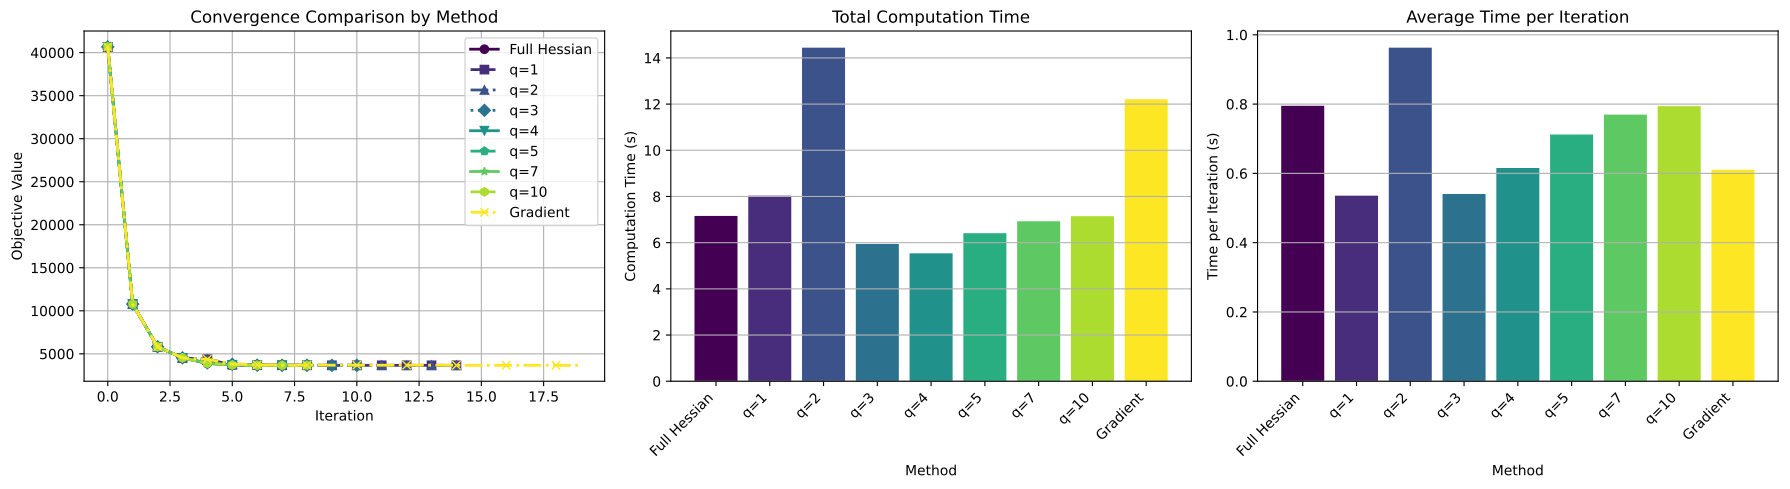

This figure's Python source:
from solver import NoTimestampSolver
import numpy as np
import matplotlib.pyplot as plt
import pandas as pd
import time

n = 30
n_iter = 20
np.random.seed(0)

waypoints = np.random.rand(n, 3)

travel_time = n

# Range of bands to test
band_values = [None, 1, 2, 3, 4, 5, 7, 10]
methods = band_values + ["grad"]  # Add gradient method

converged_costs = np.zeros((n_iter, len(methods)))
computation_times = np.zeros((n_iter, len(methods)))
intermediate_results_all = {}  # Store intermediate results for each method

for i in range(n_iter):
    # Test band-based methods
    for j, nb in enumerate(band_values):
        print(f"Testing with b={nb} bands...")
        solver = NoTimestampSolver(d=9, r=4, q=4, dimensions=3)

        start_time = time.time()
        obj, intermediate_results, intermediate_trajs = (
            solver.solve_backtracking_line_search(
                waypoints,
                travel_time,
                tau=0.5,
                c=0.5,
                intermediate_traj=False,
                bands=nb,
            )
        )
        end_time = time.time()

        converged_costs[i, j] = obj
        computation_times[i, j] = end_time - start_time

        # Store intermediate results
        if nb not in intermediate_results_all:
            intermediate_results_all[nb] = []
        intermediate_results_all[nb].append(intermediate_results)

        print(f"  Cost: {obj:.6f}, Time: {end_time - start_time:.3f}s")

    # Test gradient method
    print(f"Testing with gradient method...")
    solver = NoTimestampSolver(d=9, r=4, q=4, dimensions=3)

    start_time = time.time()
    obj, intermediate_results = solver.solve_backtracking_line_search_grad(
        waypoints,
        travel_time,
        tau=0.5,
        c=0.0,
    )
    end_time = time.time()

    grad_idx = len(band_values)
    converged_costs[i, grad_idx] = obj
    computation_times[i, grad_idx] = end_time - start_time

    # Store intermediate results
    if "grad" not in intermediate_results_all:
        intermediate_results_all["grad"] = []
    intermediate_results_all["grad"].append(intermediate_results)

    print(f"  Cost: {obj:.6f}, Time: {end_time - start_time:.3f}s")

# Prepare and export convergence data to CSV
csv_data = {}
max_iterations = max(
    max(len(res) for res in intermediate_results_all[method]) for method in methods
)

for method in methods:
    # Compute mean and std of intermediate results across all runs
    padded_results = []
    for res in intermediate_results_all[method]:
        padded = np.pad(res, (0, max_iterations - len(res)), "edge")
        padded_results.append(padded)

    padded_results = np.array(padded_results)
    mean_vals = np.mean(padded_results, axis=0)
    std_vals = np.std(padded_results, axis=0)

    if method == "grad":
        method_label = "grad"
    elif method is None:
        method_label = "qfull"
    else:
        method_label = f"q{method}"
    csv_data[f"{method_label}_mean"] = mean_vals
    csv_data[f"{method_label}_std"] = std_vals

csv_data["iteration"] = np.arange(max_iterations)
df = pd.DataFrame(csv_data)

# Reorder columns to have iteration first
columns_order = ["iteration"]
for method in methods:
    if method == "grad":
        method_label = "grad"
    elif method is None:
        method_label = "qfull"
    else:
        method_label = f"q{method}"
    columns_order.extend([f"{method_label}_mean", f"{method_label}_std"])
df = df[columns_order]

output_filename = f"bands_convergence_n{n}.csv"
df.to_csv(output_filename, index=False)
print(f"\nConvergence results exported to {output_filename}")

# Create figure with three subplots
fig, (ax1, ax2, ax3) = plt.subplots(1, 3, figsize=(18, 5))

# Plot convergence curves for selected methods (left plot)
methods_to_plot = [
    None,
    1,
    2,
    3,
    4,
    5,
    7,
    10,
    "grad",
]  # Include None (full Hessian) and gradient method
colors = plt.cm.viridis(np.linspace(0, 1, len(methods_to_plot)))
markers = ["o", "s", "^", "D", "v", "p", "*", "h", "x", "+"]
linestyles = ["-", "--", "-.", ":", "-", "--"]

for idx, method in enumerate(methods_to_plot):
    if method in intermediate_results_all:
        # Average the intermediate results across the n_iter runs
        max_len = max(len(res) for res in intermediate_results_all[method])
        avg_convergence = np.zeros(max_len)

        for res in intermediate_results_all[method]:
            padded = np.pad(res, (0, max_len - len(res)), "edge")
            avg_convergence += padded

        avg_convergence /= len(intermediate_results_all[method])

        if method == "grad":
            label = "Gradient"
        elif method is None:
            label = "Full Hessian"
        else:
            label = f"q={method}"
        ax1.plot(
            avg_convergence,
            label=label,
            linewidth=2,
            color=colors[idx],
            marker=markers[idx % len(markers)],
            markersize=6,
            markevery=max(1, len(avg_convergence) // 10),  # Show ~10 markers
            linestyle=linestyles[idx % len(linestyles)],
        )

ax1.set_xlabel("Iteration")
ax1.set_ylabel("Objective Value")
ax1.set_title("Convergence Comparison by Method")
ax1.legend()
ax1.grid(True)

# Plot computation time comparison (second plot) - bar chart
total_computation_times = []
method_labels_time = []

for idx, method in enumerate(methods):
    avg_time = np.mean(computation_times[:, idx])
    total_computation_times.append(avg_time)
    if method == "grad":
        label = "Gradient"
    elif method is None:
        label = "Full Hessian"
    else:
        label = f"q={method}"
    method_labels_time.append(label)

# Create bar plot for total computation time
x_pos_time = np.arange(len(method_labels_time))
colors_time = plt.cm.viridis(np.linspace(0, 1, len(method_labels_time)))
bars2 = ax2.bar(x_pos_time, total_computation_times, color=colors_time)
ax2.set_xlabel("Method")
ax2.set_ylabel("Computation Time (s)")
ax2.set_title("Total Computation Time")
ax2.set_xticks(x_pos_time)
ax2.set_xticklabels(method_labels_time, rotation=45, ha="right")
ax2.grid(True, axis="y")

# Plot computation time per iteration (third plot)
time_per_iteration = []
method_labels_plot = []

for idx, method in enumerate(methods):
    if method in intermediate_results_all:
        # Calculate average number of iterations
        avg_iterations = np.mean([len(res) for res in intermediate_results_all[method]])
        # Calculate average time per iteration
        avg_time = np.mean(computation_times[:, idx])
        avg_time_per_iter = avg_time / avg_iterations if avg_iterations > 0 else 0

        time_per_iteration.append(avg_time_per_iter)
        if method == "grad":
            label = "Gradient"
        elif method is None:
            label = "Full Hessian"
        else:
            label = f"q={method}"
        method_labels_plot.append(label)

# Create bar plot
x_pos = np.arange(len(method_labels_plot))
bars = ax3.bar(
    x_pos,
    time_per_iteration,
    color=(
        colors[: len(method_labels_plot)]
        if len(method_labels_plot) <= len(colors)
        else plt.cm.viridis(np.linspace(0, 1, len(method_labels_plot)))
    ),
)
ax3.set_xlabel("Method")
ax3.set_ylabel("Time per Iteration (s)")
ax3.set_title("Average Time per Iteration")
ax3.set_xticks(x_pos)
ax3.set_xticklabels(method_labels_plot, rotation=45, ha="right")
ax3.grid(True, axis="y")

plt.tight_layout()
plt.savefig("bands_performance.pdf", bbox_inches="tight")
plt.show()

# Print summary
print("\n--- Summary ---")
best_idx = np.argmin(np.mean(converged_costs, axis=0))
best_method = methods[best_idx]
if best_method == "grad":
    best_method_label = "Gradient"
elif best_method is None:
    best_method_label = "Full Hessian"
else:
    best_method_label = f"q={best_method}"
print(
    f"Best cost: {np.min(np.mean(converged_costs, axis=0)):.6f} with {best_method_label}"
)

fastest_idx = np.argmin(np.mean(computation_times, axis=0))
fastest_method = methods[fastest_idx]
if fastest_method == "grad":
    fastest_method_label = "Gradient"
elif fastest_method is None:
    fastest_method_label = "Full Hessian"
else:
    fastest_method_label = f"q={fastest_method}"
print(
    f"Fastest time: {np.min(np.mean(computation_times, axis=0)):.3f}s with {fastest_method_label}"
)

# Export summary statistics to CSV
method_labels = []
for m in methods:
    if m == "grad":
        method_labels.append("Gradient")
    elif m is None:
        method_labels.append("Full Hessian")
    else:
        method_labels.append(f"q={m}")
summary_data = {
    "method": method_labels,
    "mean_cost": np.mean(converged_costs, axis=0),
    "std_cost": np.std(converged_costs, axis=0),
    "mean_time": np.mean(computation_times, axis=0),
    "std_time": np.std(computation_times, axis=0),
}
summary_df = pd.DataFrame(summary_data)
summary_filename = f"bands_summary_n{n}.csv"
summary_df.to_csv(summary_filename, index=False)
print(f"Summary statistics exported to {summary_filename}")

# Export per iteration time statistics to CSV
per_iter_data = {"method": method_labels}
for i in range(n_iter):
    run_per_iter_times = []
    for idx, method in enumerate(methods):
        if method in intermediate_results_all:
            num_iterations = len(intermediate_results_all[method][i])
            time_per_iter = (
                computation_times[i, idx] / num_iterations if num_iterations > 0 else 0
            )
            run_per_iter_times.append(time_per_iter)
        else:
            run_per_iter_times.append(0)
    per_iter_data[f"run_{i+1}"] = run_per_iter_times

# Add mean and std columns
per_iter_times_array = np.array([per_iter_data[f"run_{i+1}"] for i in range(n_iter)]).T
per_iter_data["mean"] = np.mean(per_iter_times_array, axis=1)
per_iter_data["std"] = np.std(per_iter_times_array, axis=1)

per_iter_df = pd.DataFrame(per_iter_data)
per_iter_filename = f"bands_per_iter_time_n{n}.csv"
per_iter_df.to_csv(per_iter_filename, index=False)
print(f"Per iteration time statistics exported to {per_iter_filename}")

# Export cumulative time statistics to CSV
cumulative_data = {"method": method_labels}
for i in range(n_iter):
    cumulative_data[f"run_{i+1}"] = computation_times[i, :]

# Add mean and std columns
cumulative_data["mean"] = np.mean(computation_times, axis=0)
cumulative_data["std"] = np.std(computation_times, axis=0)

cumulative_df = pd.DataFrame(cumulative_data)
cumulative_filename = f"bands_cumulative_time_n{n}.csv"
cumulative_df.to_csv(cumulative_filename, index=False)
print(f"Cumulative time statistics exported to {cumulative_filename}")
